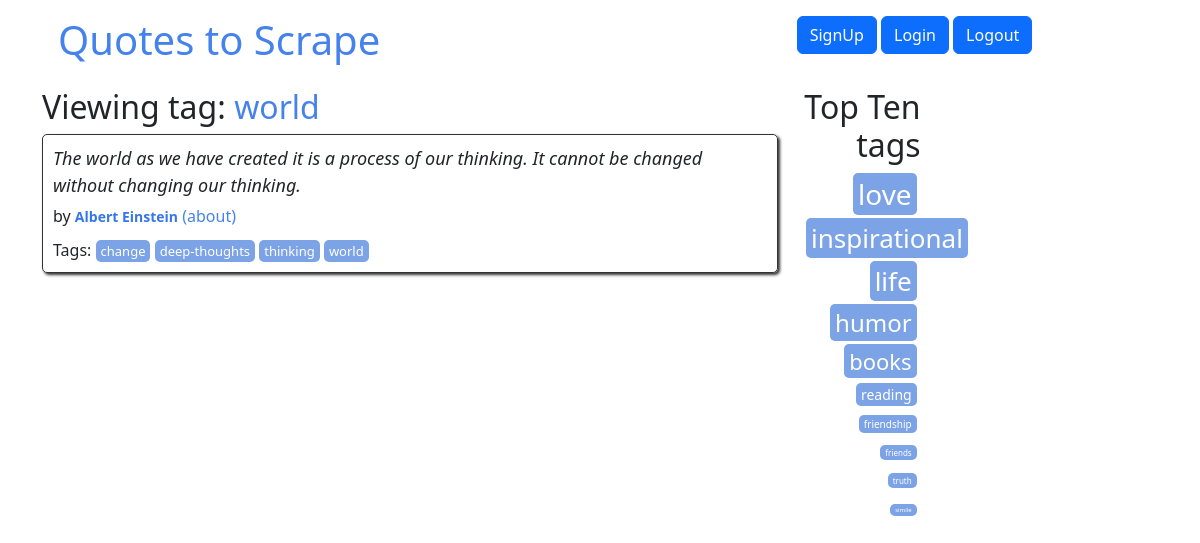
Page /tag/world/page/1/ on the committed database.
### quotes/models.py (models this page shows, shortened)
class Tag(models.Model):
    name = models.CharField(max_length=30, null=False, unique=True)

class Quote(models.Model):
    quote = models.TextField()
    tags = models.ManyToManyField(Tag)
    author = models.ForeignKey(Author, on_delete=models.CASCADE,
                               default=None, null=True)
    created_at = models.DateTimeField(auto_now_add=True)

class Author(models.Model):
    fullname = models.CharField(max_length=150)
    born_date = models.CharField(max_length=10)
    born_location = models.CharField(max_length=150)
    description = models.TextField()
    created_at = models.DateTimeField(auto_now_add=True)
    slug = models.SlugField(max_length=50, blank=True)

### quotes/views.py (the view)
def quotes_by_tag(request, tag_name, page=1):
    tag = Tag.objects.get(name=tag_name)
    quotes = Quote.objects.filter(tags=tag)
    per_page = 10
    paginator = Paginator(quotes, per_page)
    quotes_on_page = paginator.page(page)
    top_tags = get_top_tags()
    return render(
        request,
        "quotes/quotes_by_tag.html",
        context={"quotes": quotes_on_page, "tag": tag, "top_tags": top_tags},
    )

### quotes/views.py (called while the page is built)
def get_top_tags():
    top_tags = Tag.objects.annotate(num_quotes=Count("quote")).order_by("-num_quotes")[
        :10
    ]
    top_tags = [(tag, 2 * tag.num_quotes) for tag in top_tags]
    return top_tags

### quotes/templates/quotes/quotes_by_tag.html
{% extends 'quotes/base.html' %} {% load extract %} {% block content %}
<div class="row">
  <div class="col-md-8">
    <h2>
      Viewing tag:
      <a href="{% url 'quotes:quotes_by_tag' tag_name=tag.name page=1 %}"
        >{{ tag.name }}</a
      >
    </h2>
    {% for quote in quotes %}
    <div class="quote" itemscope="" itemtype="http://schema.org/CreativeWork">
      <span class="text" itemprop="text">{{ quote.quote }}</span>
      <span>
        by
        <small class="author" itemprop="author"
          >{{ quote.author.fullname }}</small
        >
        <a
          href="{% url 'quotes:author_page' author_slug=quote.author.fullname|slugify %}"
          >(about)</a
        >
      </span>
      <div class="tags">
        Tags: {% for tag in quote.tags.all %}
        <a
          class="tag"
          href="{% url 'quotes:quotes_by_tag' tag_name=tag.name page=1 %}"
          >{{ tag.name }}</a
        >
        {% endfor %}
      </div>
    </div>
    {% endfor %}
  </div>
  <div class="col-md-4 tags-box">
    {% include 'quotes/top_tags.html' with top_tags=top_tags %}
  </div>
</div>
{% endblock %}

### quotes/templates/quotes/top_tags.html
<div class="col-md-4 tags-box">
  <h2>Top Ten tags</h2>
  {% for tag, popularity in top_tags %}
  <span class="tag-item">
    <a
      class="tag"
      style="font-size: {{ popularity }}px"
      href="/tag/{{ tag.name }}/page/1"
      >{{ tag.name }}</a
    >
  </span>
  {% endfor %}
</div>

### quotes/static/quotes/styles.css (style rules this page uses)
.quote { padding: 10px; margin-bottom: 30px; border: 1px solid #333333; border-radius: 5px; box-shadow: 2px 2px 3px #333333; }
.quote span.text { display: block; margin-bottom: 5px; font-size: large; font-style: italic; }
.quote small.author { font-weight: bold; color: #3677e8; }
.quote .tags { margin-top: 10px; }
.tag { padding: 2px 5px; border-radius: 5px; color: white; font-size: small; background-color: #7ca3e6; }
.tags-box { text-align: right; }
.tag-item { display: block; margin: 4px; }
a { color: #4582ec; text-decoration: none; cursor: pointer; }

### rows in the picture
Tag: name "world"
Quote: quote "The world as we have created it is a process of our thinking. It cannot be changed without changing our thinking.", author.fullname "Albert Einstein"
Tag: name "change"
Tag: name "deep-thoughts"
Tag: name "thinking"
Tag: name "love"
Tag: name "inspirational"
Tag: name "life"
Tag: name "humor"
Tag: name "books"
Tag: name "reading"
Tag: name "friendship"
Tag: name "friends"
Tag: name "truth"
Tag: name "simile"
